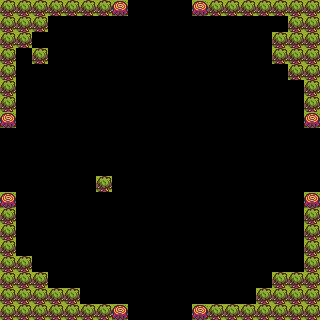

Rendered tile map (Tiled .tmx) drawn with the repository's tilesets; below, a short description and the map source with its tile grids summarised:
An orthogonal 20x20 tile map with 16x16 px tiles, 1 tile layer (objectColliderLayer), 2 hidden layers not drawn.

<map version="1.10" tiledversion="1.11.0" orientation="orthogonal" renderorder="right-down" width="20" height="20" tilewidth="16" tileheight="16" infinite="0" nextlayerid="8" nextobjectid="6">
 <editorsettings>
  <export target="map.json" format="json" />
 </editorsettings>
 <tileset firstgid="1" name="assets" tilewidth="16" tileheight="16" tilecount="11" columns="11">
  <image source="../images/enviromentAssets.png" width="176" height="16" />
  <tile id="0">
   <properties>
    <property name="collider" type="bool" value="false" />
   </properties>
  </tile>
  <tile id="1">
   <properties>
    <property name="collider" type="bool" value="false" />
   </properties>
  </tile>
  <tile id="2">
   <properties>
    <property name="collider" type="bool" value="false" />
   </properties>
  </tile>
  <tile id="3">
   <properties>
    <property name="collider" type="bool" value="false" />
   </properties>
  </tile>
  <tile id="4">
   <properties>
    <property name="collider" type="bool" value="false" />
   </properties>
  </tile>
  <tile id="5">
   <properties>
    <property name="collider" type="bool" value="true" />
   </properties>
  </tile>
  <tile id="6">
   <properties>
    <property name="collider" type="bool" value="true" />
   </properties>
  </tile>
  <tile id="7">
   <properties>
    <property name="collider" type="bool" value="true" />
   </properties>
  </tile>
  <tile id="8">
   <properties>
    <property name="collider" type="bool" value="true" />
   </properties>
  </tile>
  <tile id="9">
   <properties>
    <property name="collider" type="bool" value="true" />
   </properties>
  </tile>
  <tile id="10">
   <properties>
    <property name="collider" type="bool" value="false" />
   </properties>
  </tile>
 </tileset>
 <layer id="1" name="groundLayer" width="20" height="20" visible="0">
  <data>[400 cells, 400 non-empty, 5 distinct tile ids]</data>
 </layer>
 <layer id="4" name="treeAnimLayer" width="20" height="20" visible="0">
  <data>[400 cells, 74 non-empty, 1 distinct tile ids]</data>
 </layer>
 <layer id="2" name="objectColliderLayer" width="20" height="20">
  <properties>
   <property name="collider" type="bool" value="true" />
  </properties>
  <data>[400 cells, 83 non-empty, 2 distinct tile ids]</data>
 </layer>
</map>